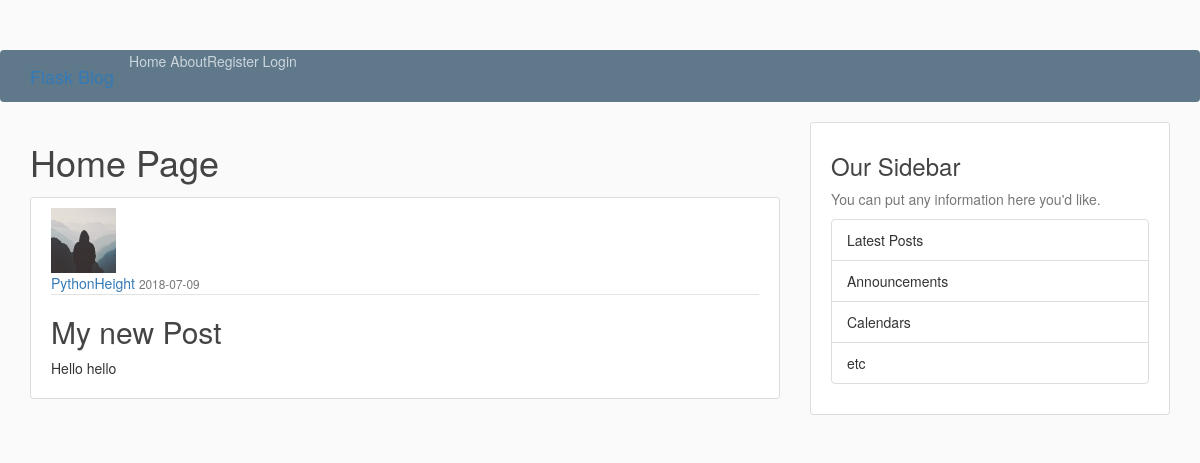
The page /post/14 on the database its author committed.
### app/models.py (models this page shows, shortened)
class User(db.Model,UserMixin):
	id = db.Column(db.Integer , primary_key = True)
	username = db.Column(db.String(20), unique = True , nullable = False)
	email = db.Column(db.String(100), unique = True , nullable = False)
	image_file = db.Column(db.String(20), default= 'default.jpg', nullable = False)
	password = db.Column(db.String(60), nullable = False)
	posts = db.relationship('Post', backref='author', lazy=True)

class Post(db.Model):
	id = db.Column(db.Integer , primary_key = True)
	title = db.Column(db.String(100),  nullable = False)
	content = db.Column(db.Text, nullable= False)
	date_posted = db.Column(db.DateTime, nullable=False,default=datetime.utcnow)
	user_id = db.Column(db.Integer, db.ForeignKey('user.id'), nullable=False)

### app/routes.py (the view)
@app.route("/post/<int:post_id>")
def post(post_id):
	post = Post.query.get_or_404(post_id)
	return render_template("post.html", tile = post.title ,
							post = post)

### app/templates/post.html (shortened to what this page needs)
{% extends "index.html" %}
{% block content %}
<h1>Home Page</h1>
<article class="media content-section">
	<img src="{{url_for('static', filename = 'profile/'+ post.author.image_file)}}" class = "rounded-circle article-img" alt="">
	<div class="media-body">
		<div class="article-metadata">
			<a class="mr-2" href="{{ url_for('user_posts' , username = post.author.username) }}">{{ post.author.username }}</a>
			<small class="text-muted">{{ post.date_posted.strftime('%Y-%m-%d') }}</small>
		</div>
		<h2  class="article-title" href="#">{{ post.title }} </h2>
		<p class="article-content">{{ post.content }}</p>
	</div>
</article>
{% endblock %}

### app/static/main.css (style rules this page uses)
body { background: #fafafa; color: #333333; margin-top: 5rem; }
h1, h2, h3, h4, h5, h6 { color: #444444; }
.content-section { background: #ffffff; padding: 10px 20px; border: 1px solid #dddddd; border-radius: 3px; margin-bottom: 20px; }
.article-title { color: #444444; }
.article-content { white-space: pre-line; }
.article-img { height: 65px; width: 65px; margin-right: 16px; }
.article-metadata { padding-bottom: 1px; margin-bottom: 4px; border-bottom: 1px solid #e3e3e3 }

### rows shown on the page
User: image_file (placeholder picture), author.username "PythonHeight"
Post: date_posted "2018-07-09", title "My new Post", content "Hello hello"
